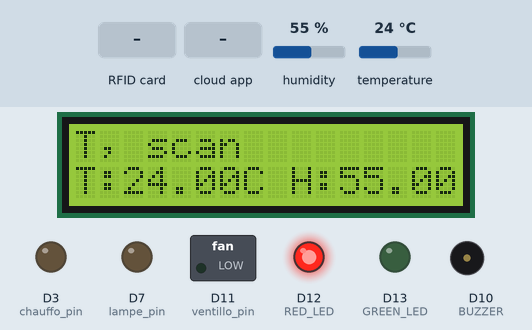
This sketch was run on a simulated Arduino MKR. Shown: 16×2 character LCD, switched loads named in the sketch (green lamp = pin HIGH), output pins drawn as LEDs (lit = HIGH), buzzer (waves = sounding, pin HIGH). The inputs (shaded band) are chosen by the test bench; at power-on: humidity 55 %, temperature 24 °C. WiFi joins after 1.5 s; servers stay silent unless stated; the Firebase database answers and starts empty; what the sketch prints to the serial monitor is not drawn.

Above: at 2.8 s.
2.9 s: RFID card 77 11 A9 5F held to the reader
At 5.5 s:
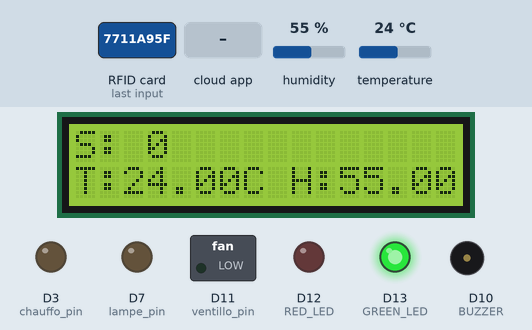
6.4 s: the phone or cloud app sets ventillo to 1
At 8.3 s:
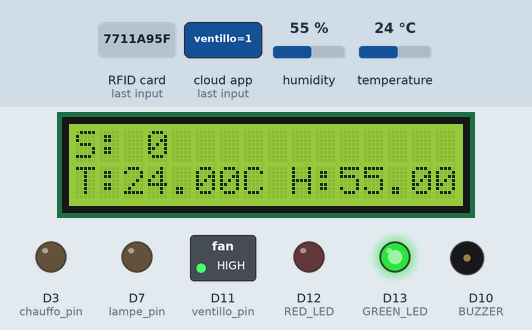
9.2 s: the phone or cloud app sets lampe to 1
At 11.2 s:
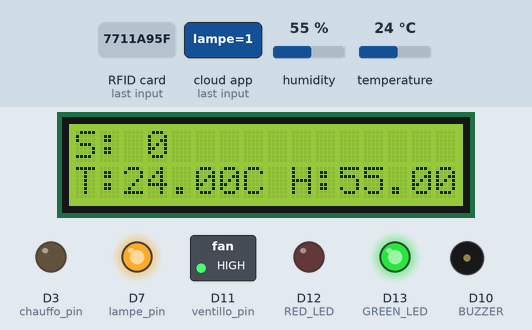
12.0 s: the phone or cloud app sets chauffo to 1
At 14.2 s:
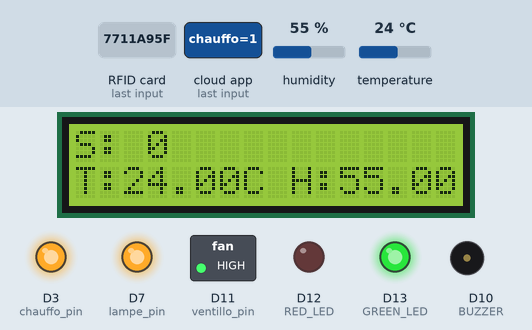
14.8 s: RFID card 43 97 15 12 held to the reader
At 16.6 s:
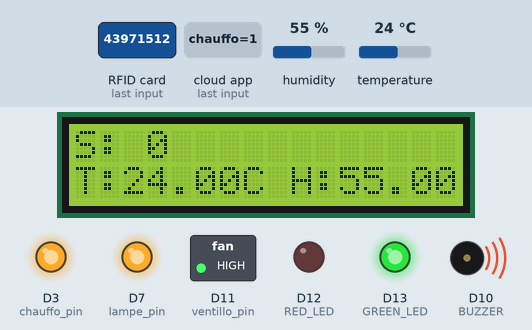
18.2 s: the phone or cloud app sets ventillo to 0
At 20.9 s:
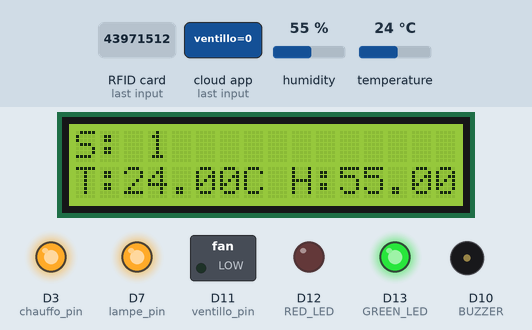
Timing chart, 0 to 22.0 s (numbered marks = the images above; inputs shaded):
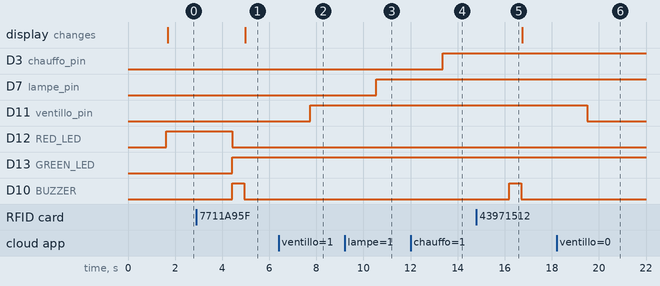

The sketch:

classe.ino
```cpp
#include <SPI.h>
#include <MFRC522.h>
#include <LiquidCrystal_I2C.h>
#include <DHT.h>
#include <WiFi101.h>
#include <FirebaseArduino.h>

#define SS_PIN 5
#define RST_PIN 4
#define RED_LED 12
#define GREEN_LED 13
#define BUZZER 10
#define DHT_PIN 9
#define DHT_TYPE DHT11
#define chauffo_pin  3
#define ventillo_pin 11
#define lampe_pin 7

const char* ssid = "ritejbenhamed";
const char* password = "hellohello";
#define FIREBASE_HOST "https://smartclass-72e4b-default-rtdb.firebaseio.com/"
#define FIREBASE_AUTH "QUiorg_HUIop_iSZm9mFDTOQ2lY-iorhbslk"


LiquidCrystal_I2C lcd(0x27, 16, 2);


MFRC522 mfrc522(SS_PIN, RST_PIN);


DHT dht(DHT_PIN, DHT_TYPE);


struct Student {
  String ID;
  unsigned long entry_Time;
  unsigned long leave_Time;
  unsigned long total_Time;
  bool IN;
  bool accepted;
};
struct Teacher {
  String ID;
  unsigned long session_Start;
  unsigned long session_End;
  double session_Time;
  bool IN;
};

Student s1 = {"0x43, 0x97, 0x15", 0, 0, 0, false, false};
Student s2 = {"43 97 15 12", 0, 0, 0, false, false};
Student s3 = {"11 28 DF DB", 0, 0, 0, false, false};
Teacher T = {"77 11 A9 5F", 0, 0, 0, false};

unsigned int students = 0;


void handleRFID();
void handleStudentAccess(Student &student);
void indicatePermissionGranted();
void indicatePermissionDenied();
void sendToFirebase(float temperature, float humidity);
void controlDevices();

void setup() {

  Serial.begin(115200);

  // Connexion au WiFi
  WiFi.begin(ssid, password);
  while (WiFi.status() != WL_CONNECTED) {
    delay(500);
    Serial.print(".");
  }
  Serial.println("WiFi connected");

  // Connexion à Firebase
  Firebase.begin(FIREBASE_HOST, FIREBASE_AUTH);

  // Configuration des composants
  pinMode(RED_LED, OUTPUT);
  pinMode(GREEN_LED, OUTPUT);
  pinMode(BUZZER, OUTPUT);
  pinMode(chauffo_pin, OUTPUT);
  pinMode(ventillo_pin, OUTPUT);
  pinMode(lampe_pin, OUTPUT);

  lcd.init();
  lcd.backlight();
  lcd.clear();
  lcd.setCursor(0, 0);
  lcd.print("Smart class");
  Serial.println("System Initialized");

  SPI.begin();
  mfrc522.PCD_Init();
  dht.begin();
  digitalWrite(RED_LED, HIGH);
  digitalWrite(GREEN_LED, LOW);
}

void loop() {
  // Affichage
  lcd.clear();
  if (T.IN) {
    lcd.setCursor(0, 0);
    lcd.print("S: ");
    lcd.print(students);
  } else {
    lcd.setCursor(0, 0);
    lcd.print("T, scan");
  }

  // Lecture du DHT11 et affichage
  float temperature = dht.readTemperature();
  float humidity = dht.readHumidity();

  if (isnan(temperature) || isnan(humidity)) {
    Serial.println("Error reading DHT");
  } else {
    Serial.print("Temperature: ");
    Serial.print(temperature);
    Serial.print(" *C, Humi: ");
    Serial.print(humidity);
    Serial.println(" %");

    lcd.setCursor(0, 1);
    lcd.print("T:");
    lcd.print(temperature);
    lcd.print("C H:");
    lcd.print(humidity);
    lcd.print("%");

    // Envoi des données à Firebase
    sendToFirebase(temperature, humidity);
  }

  delay(2000);
  controlDevices();  // Contrôler les appareils en fonction des données Firebase

  // Gestion du RFID
  handleRFID();
}

void controlDevices() {

  bool ventillo_state = Firebase.getBool("ventillo");
  bool lampe_state = Firebase.getBool("lampe");
  bool chauffo_state = Firebase.getBool("chauffo");

  // Contrôler les appareils
  digitalWrite(ventillo_pin, ventillo_state ? HIGH : LOW);
  digitalWrite(lampe_pin, lampe_state ? HIGH : LOW);
  digitalWrite(chauffo_pin, chauffo_state ? HIGH : LOW);

  // Afficher l'état sur le moniteur série
  Serial.print("Ventillo: ");
  Serial.println(ventillo_state ? "ON" : "OFF");
  Serial.print("Lampe: ");
  Serial.println(lampe_state ? "ON" : "OFF");
  Serial.print("Climatiseur: ");
  Serial.println(chauffo_state ? "ON" : "OFF");
}

void handleRFID() {
  if (!mfrc522.PICC_IsNewCardPresent() || !mfrc522.PICC_ReadCardSerial()) {
    return;
  }

  // Lire la carte RFID
  String content = "";
  for (byte i = 0; i < mfrc522.uid.size; i++) {
    content.concat(String(mfrc522.uid.uidByte[i] < 0x10 ? " 0" : " "));
    content.concat(String(mfrc522.uid.uidByte[i], HEX));
  }
  content.toUpperCase();

  // Vérifier l'ID
  if (content.substring(1) == T.ID) {
    if (!T.IN) {
      T.IN = true;
      T.session_Start = millis() / 1000;
    } else {
      T.IN = false;
      T.session_End = millis() / 1000;
      T.session_Time = T.session_End - T.session_Start;
    }
    indicatePermissionGranted();
  } else if (content.substring(1) == s1.ID) {
    handleStudentAccess(s1);
  } else if (content.substring(1) == s2.ID) {
    handleStudentAccess(s2);
  } else if (content.substring(1) == s3.ID) {
    handleStudentAccess(s3);
  } else {
    indicatePermissionDenied();
  }

  mfrc522.PICC_HaltA();
}

void handleStudentAccess(Student &student) {
  if (!student.IN) {
    student.IN = true;
    students++;
    if (T.IN) {
      student.entry_Time = millis() / 1000;
    }
    indicatePermissionGranted();
  } else {
    student.IN = false;
    students--;
    if (T.IN) {
      student.leave_Time = millis() / 1000;
      student.total_Time += student.leave_Time - student.entry_Time;
    }
  }
}

void indicatePermissionGranted() {
  digitalWrite(GREEN_LED, HIGH);
  digitalWrite(RED_LED, LOW);
  digitalWrite(BUZZER, HIGH);
  delay(500);
  digitalWrite(BUZZER, LOW);
}

void indicatePermissionDenied() {
  digitalWrite(RED_LED, HIGH);
  digitalWrite(GREEN_LED, LOW);
  digitalWrite(BUZZER, HIGH);
  delay(500);
  digitalWrite(BUZZER, LOW);
}

void sendToFirebase(float temperature, float humidity) {
  // Envoyer les données de température et d'humidité à Firebase
  Firebase.setFloat("temperature", temperature);
  Firebase.setFloat("humidity", humidity);
}
```

Measured:
- after the input at 2.9 s, D12 (RED_LED): HIGH → LOW after 1.5 s; D13 (GREEN_LED): LOW → HIGH after 1.5 s; D10 (BUZZER): LOW → HIGH after 1.5 s, → LOW 0.50 s later; the display: changes after 2.1 s (image 1)
- after the input at 6.4 s, D11 (ventillo_pin): LOW → HIGH after 1.3 s
- after the input at 9.2 s, D7 (lampe_pin): LOW → HIGH after 1.4 s
- after the input at 12.0 s, D3 (chauffo_pin): LOW → HIGH after 1.4 s
- after the input at 14.8 s, D10 (BUZZER): LOW → HIGH after 1.4 s, → LOW 0.50 s later
- after the input at 18.2 s, D11 (ventillo_pin): HIGH → LOW after 1.3 s
